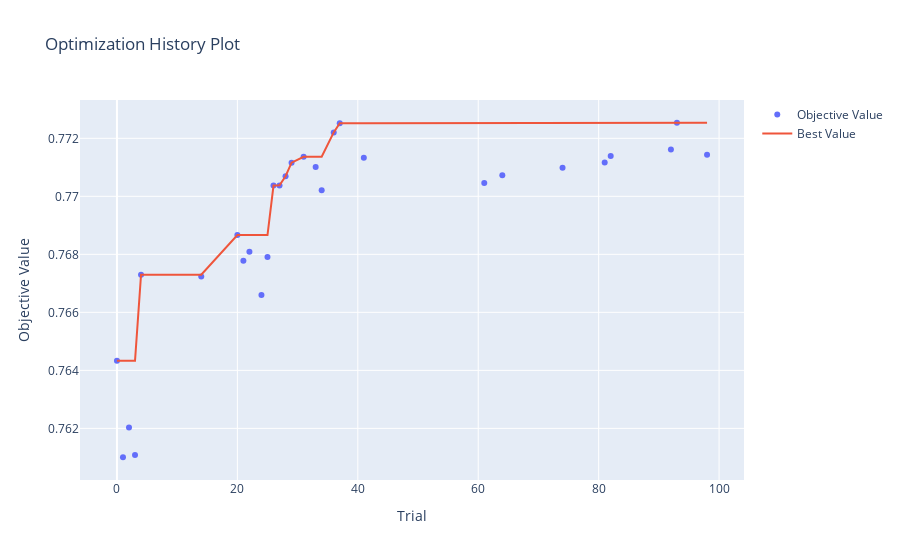

The notebook cell saved with this chart:
### Code cell
fig = optuna.visualization.plot_optimization_history(lgb_study)
fig.show()

### Figure 1 — Plotly figure (JSON) as saved in the notebook; plotly's stock layout.template omitted (floating-point values rounded to 4 significant figures)
{"data": [{"mode": "markers", "name": "Objective Value", "type": "scatter", "x": [0, 1, 2, 3, 4, 14, 20, 21, 22, 24, 25, 26, 27, 28, 29, 31, 33, 34, 36, 37, 41, 61, 64, 74, 81, 82, 92, 93, 98], "y": [0.7643, 0.761, 0.762, 0.7611, 0.7673, 0.7672, 0.7687, 0.7678, 0.7681, 0.7666, 0.7679, 0.7704, 0.7704, 0.7707, 0.7712, 0.7714, 0.771, 0.7702, 0.7722, 0.7725, 0.7713, 0.7705, 0.7707, 0.771, 0.7712, 0.7714, 0.7716, 0.7725, 0.7714]}, {"name": "Best Value", "type": "scatter", "x": [0, 1, 2, 3, 4, 14, 20, 21, 22, 24, 25, 26, 27, 28, 29, 31, 33, 34, 36, 37, 41, 61, 64, 74, 81, 82, 92, 93, 98], "y": [0.7643, 0.7643, 0.7643, 0.7643, 0.7673, 0.7673, 0.7687, 0.7687, 0.7687, 0.7687, 0.7687, 0.7704, 0.7704, 0.7707, 0.7712, 0.7714, 0.7714, 0.7714, 0.7722, 0.7725, 0.7725, 0.7725, 0.7725, 0.7725, 0.7725, 0.7725, 0.7725, 0.7725, 0.7725]}], "layout": {"title": {"text": "Optimization History Plot"}, "xaxis": {"title": {"text": "Trial"}}, "yaxis": {"title": {"text": "Objective Value"}}}}
